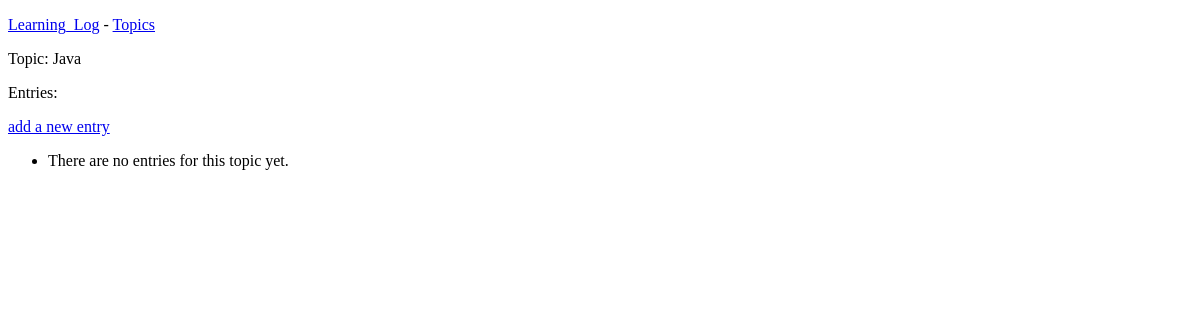
Page /topics/12/ on the earlier database version.
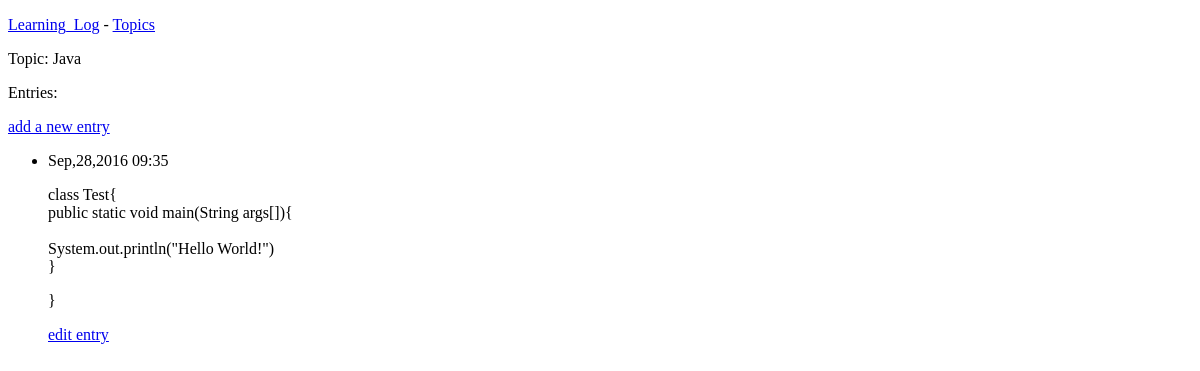
Same page on the later database version.
### learning_logs/models.py (models this page shows, shortened)
class Topic(models.Model):
    text = models.CharField(max_length=200)
    date_added = models.DateTimeField(auto_now_add=True)
    def __str__(self):
        return self.text

class Entry(models.Model):
    topic = models.ForeignKey(Topic)
    text = models.TextField()
    date_added = models.DateTimeField(auto_now_add=True)
    class Meta:
        verbose_name_plural = 'entries'

### learning_logs/views.py (the view)
# urls.py: url(r'^topics/(?P<topic_id>[0-9]+)/$', views.topic, name='topic'),
def topic(request, topic_id):
    tp = Topic.objects.get(id=topic_id)
    entries = tp.entry_set.order_by('-date_added')
    context = {'topic': tp, 'entries': entries}
    return render(request, 'learning_logs/topic.html', context)

### learning_logs/templates/learning_logs/topic.html (shortened to what this page needs)
<!DOCTYPE html>
<html lang="en">
<head>
</head>
<body>
    {% extends 'learning_logs/base.html' %}
    {% block content %}
    <p>Topic: {{topic}}</p>
    <p>Entries:</p>
    <p>
        <a href="{% url 'learning_logs:new_entry' topic.id %}">add a new entry</a>
    </p>
    <ul>
        {% for entry in entries %}
            <li>
                <p>{{ entry.date_added|date:'M,d,Y H:i' }}</p>
                <p>{{ entry.text|linebreaks }}</p>
                <p>
                    <a href="{% url 'learning_logs:edit_entry' entry.id %}">edit entry</a>
                </p>
            </li>
        {% empty %}
            <li>
                There are no entries for this topic yet.
            </li>
        {% endfor %}
    </ul>
{% endblock content %}

### learning_logs/templates/learning_logs/base.html (shortened to what this page needs)
<!DOCTYPE html>
<html lang="en">
<head>
</head>
<body>
<p>
    <a href="{% url 'learning_logs:index' %}">Learning_Log</a> -
    <a href="{% url 'learning_logs:topics' %}">Topics</a>
</p>
{% block content %}
{% endblock content %}
</body>
</html>

Differences in the rows shown:
added Entry: date_added "Sep,28,2016 09:35", text "class Test{ public static void main(String args[]){ System.out.println(\"Hello World!\") } }"
Other differences:
text no longer shown: "There are no entries for this topic yet."
